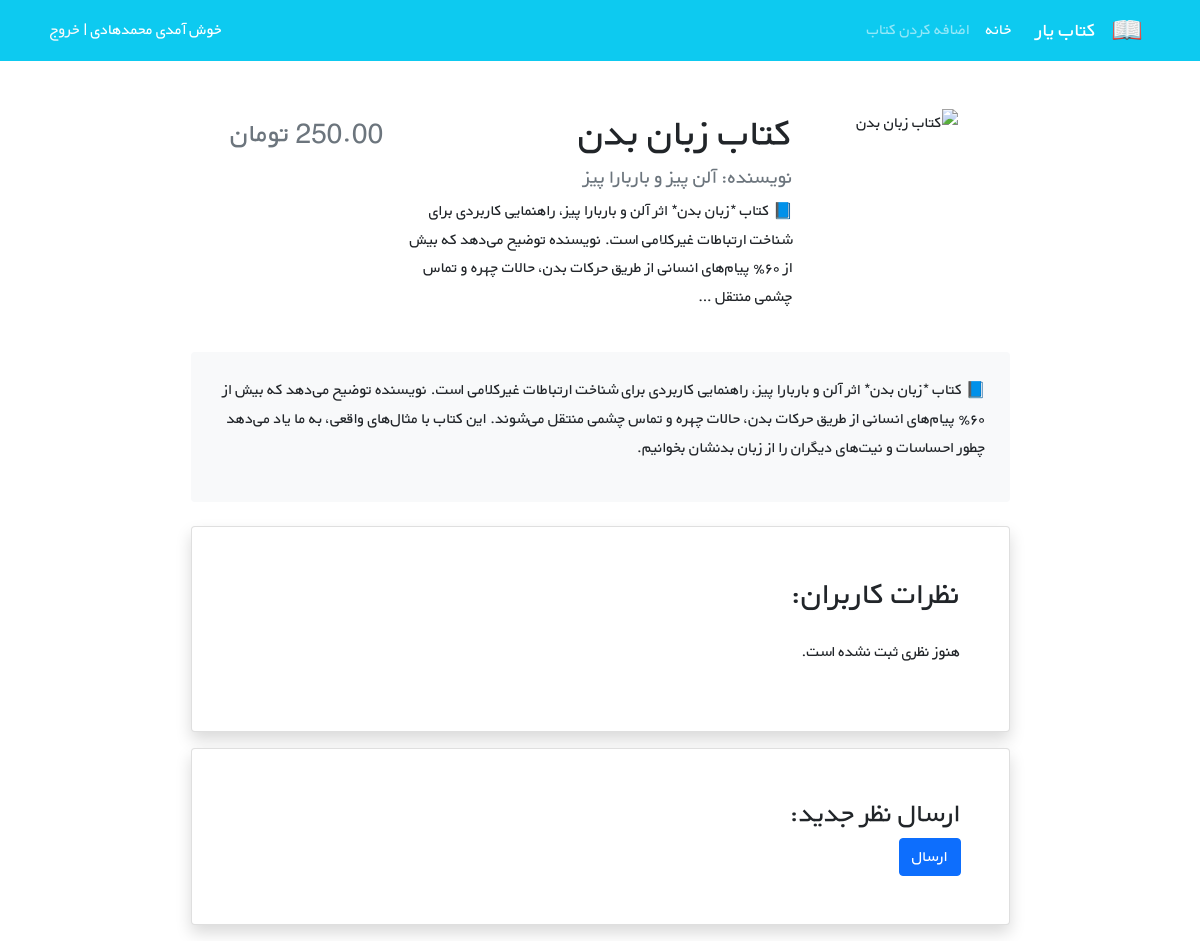
Screenshot of /book/6/ with the database file from the repository.
### books/models.py (models this page shows, shortened)
class Books(models.Model):
    title = models.CharField(max_length=200)
    author=models.CharField(max_length=200)
    description=models.TextField()
    price=models.DecimalField(max_digits=5,decimal_places=2)

### books/views.py (the view)
# urls.py: path('<int:pk>/', BookDetailView.as_view(), name='book_detail'),
class BookDetailView(generic.DetailView):
    model = Books
    template_name = 'books/book_detail.html'
    context_object_name = 'book'

### books/templates/books/book_detail.html (shortened to what this page needs)
{% extends "_base.html" %}
{% block content %}
<div class="container mt-5" dir="rtl">
    <div class="row justify-content-center w-sm-75 w-100 mx-auto">
        <div class="col-md-3 text-center">
            <img src="{{ book.cover_url }}" alt="{{ book.title }}" class="img-fluid rounded" style="max-height: 240px;">
        </div>
        <div class="col-md-6 text-end">
            <h1>{{ book.title }}</h1>
            <h5 class="text-muted">نویسنده: {{ book.author }}</h5>
            <p>{{ book.description|truncatewords:35 }}</p>
        </div>
        <div class="col-md-3 text-end">
            <h3 class="text-muted pt-2">{{ book.price }} تومان</h3>
        </div>
    </div>
    <div class="my-4 p-4 bg-light rounded w-sm-75 w-100 mx-auto">
        <p>{{ book.description }}</p>
    </div>
    <div class="card shadow my-3 p-5 w-sm-75 w-100 mx-auto">
        <h2 class="mb-4">نظرات کاربران:</h2>
        {% for comment in book.comments.all %}
            <div class="border-bottom mb-3">
                <h5>{{ comment.author_name }}</h5>
                <p>{{ comment.text }}</p>
            </div>
        {% empty %}
            <p>هنوز نظری ثبت نشده است.</p>
        {% endfor %}
    </div>
    <div class="card shadow my-3 p-5 w-sm-75 w-100 mx-auto">
        <h3>ارسال نظر جدید:</h3>
        <form method="POST">
            <button type="submit" class="btn btn-primary">ارسال</button>
        </form>
    </div>
</div>
{% endblock %}

### books/static/css/style.css (style rules this page uses)
* { font-family: 'BYekan', sans-serif; line-height: 1.8rem; }
@media (min-width: 576px) { .w-sm-75 { width: 75%!important; } }

### rows the page displays
Books: title "کتاب زبان بدن", author "آلن پیز و باربارا پیز", description "📘 کتاب *زبان بدن* اثر آلن و باربارا پیز، راهنمایی کاربردی برای شناخت ارتباطات غیرکلامی است. نویسنده توضیح می‌دهد که بیش از ۶۰٪ پیام‌های انسانی از طریق حرکات بدن، حالات چهره و تماس چشمی منتقل …", description "📘 کتاب *زبان بدن* اثر آلن و باربارا پیز، راهنمایی کاربردی برای شناخت ارتباطات غیرکلامی است. نویسنده توضیح می‌دهد که بیش از ۶۰٪ پیام‌های انسانی از طریق حرکات بدن، حالات چهره و تماس چشمی منتقل می‌شوند. این کتاب با مثال‌های واقعی، به ما یاد می‌دهد چطور احساسات و نیت‌های دیگران را از زبان بدنشان بخوانیم."
